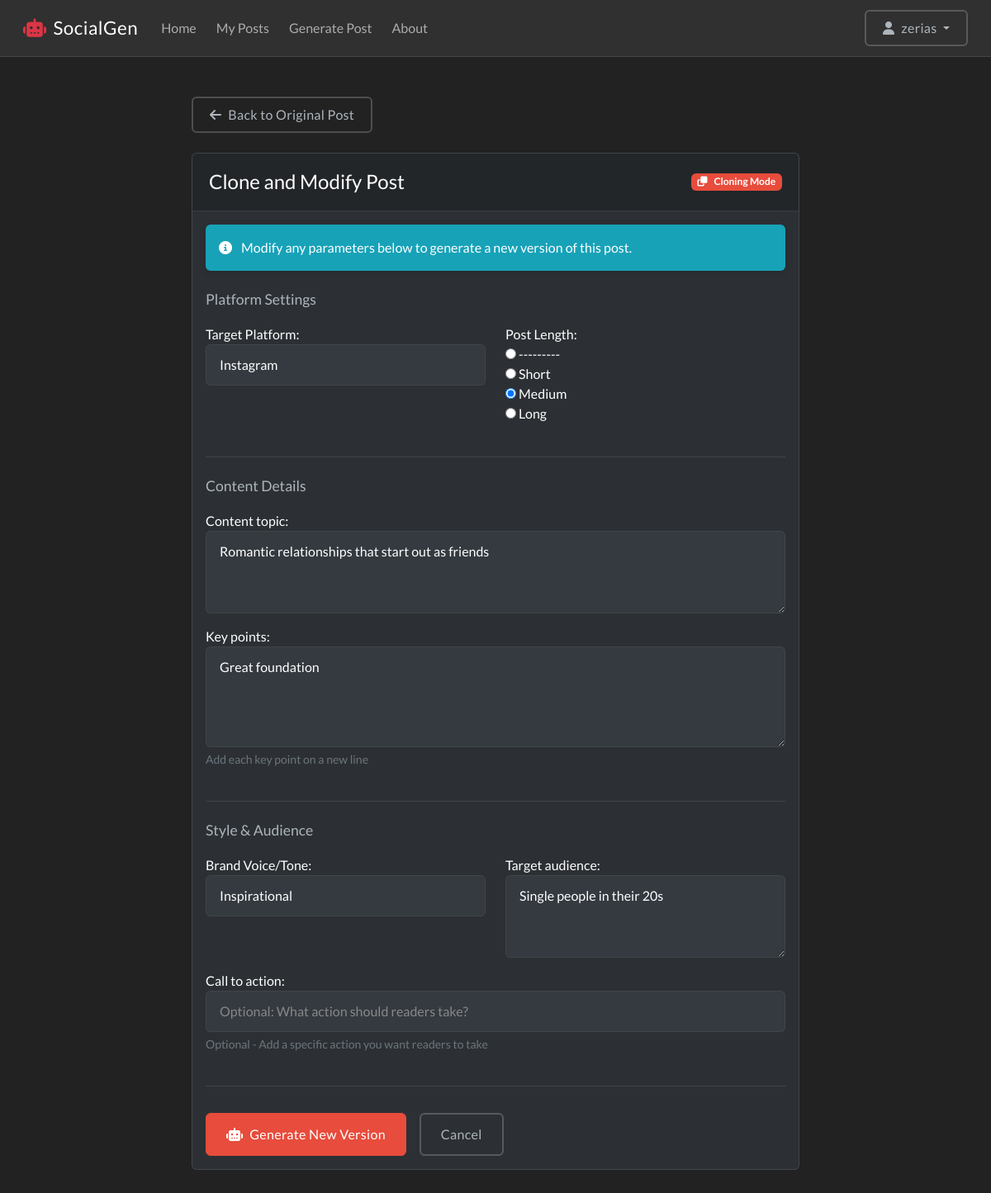
Screenshot of /generator/34/clone/ (signed in) with the database file from the repository.
### generator/models.py (models this page shows, shortened)
class GeneratedPost(models.Model):
    user = models.ForeignKey(User, on_delete=models.CASCADE)
    created_on = models.DateTimeField(auto_now_add=True)
    content = models.TextField()
    PLATFORM_CHOICES = [
        ('LI', 'LinkedIn'),
        ('TW', 'Twitter'),
        ('IG', 'Instagram'),
        ('FB', 'Facebook'),
    ]
    platform = models.CharField(max_length=2, choices=PLATFORM_CHOICES)
    VOICE_CHOICES = [
        ('PRO', 'Professional'),
        ('CAS', 'Casual'),
        ('HUM', 'Humorous'),
        ('EDU', 'Educational'),
        ('INS', 'Inspirational'),
    ]
    brand_voice = models.CharField(max_length=3, choices=VOICE_CHOICES)
    target_audience = models.TextField()
    content_topic = models.TextField()
    call_to_action = models.CharField(max_length=25, blank =True)
    key_points = models.TextField()
    LENGTH_CHOICES = [
        ('S', 'Short'),
        ('M', 'Medium'),
        ('L', 'Long'),
    ]
    post_length = models.CharField(max_length=1, choices=LENGTH_CHOICES)
    ai_response = models.JSONField(null=True, blank=True)
    class Meta:
        ordering = ['created_on']

### generator/views.py (the view, shortened to what this page needs)
# urls.py: path('<int:pk>/clone/', views.PostCloneView.as_view(), name='post-clone'),
class PostCloneView(LoginRequiredMixin, CreateView):
    model = GeneratedPost
    form_class = GeneratePostForm
    template_name = 'generator/post_clone.html'
    success_url = reverse_lazy('generator:post-list')
    def get_initial(self):
        original_post = GeneratedPost.objects.get(pk=self.kwargs['pk'])
        return {
            'platform': original_post.platform,
            'content_topic': original_post.content_topic,
            'brand_voice': original_post.brand_voice,
            'target_audience': original_post.target_audience,
            'call_to_action': original_post.call_to_action,
            'key_points': original_post.key_points,
            'post_length': original_post.post_length,
        }

### templates/generator/post_clone.html (shortened to what this page needs)
{% extends 'base.html' %}
{% load static %}
{% block css %}
<link rel="stylesheet" href="{% static 'css/create.css' %}">
{% endblock %}
{% block content %}
<div class="create-container">
    <div class="container py-4">
        <div class="row justify-content-center">
            <div class="col-lg-8">
                <div class="mb-4">
                    <a href="{% url 'generator:post-detail' pk=view.kwargs.pk %}" class="btn btn-outline-light">
                        <i class="fas fa-arrow-left me-2"></i>Back to Original Post
                    </a>
                </div>
                <div class="card">
                    <div class="card-header d-flex justify-content-between align-items-center">
                        <h2 class="mb-0">Clone and Modify Post</h2>
                        <span class="badge bg-danger">
                            <i class="fas fa-clone me-2"></i>Cloning Mode
                        </span>
                    </div>
                    <div class="card-body">
                        <div class="alert alert-info mb-4">
                            <i class="fas fa-info-circle me-2"></i>
                            Modify any parameters below to generate a new version of this post.
                        </div>
                        <form method="post" novalidate>
                            <div class="form-section mb-4">
                                <h4 class="section-title">Platform Settings</h4>
                                <div class="row">
                                    <div class="col-md-6 mb-3">
                                        {{ form.platform.label_tag }}
                                        {{ form.platform }}
                                    </div>
                                    <div class="col-md-6 mb-3">
                                        {{ form.post_length.label_tag }}
                                        {{ form.post_length }}
                                    </div>
                                </div>
                            </div>
                            <div class="form-section mb-4">
                                <h4 class="section-title">Content Details</h4>
                                <div class="mb-3">
                                    {{ form.content_topic.label_tag }}
                                    {{ form.content_topic }}
                                </div>
                                <div class="mb-3">
                                    {{ form.key_points.label_tag }}
                                    {{ form.key_points }}
                                    <div class="form-text">Add each key point on a new line</div>
                                </div>
                            </div>
                            <div class="form-section mb-4">
                                <h4 class="section-title">Style & Audience</h4>
                                <div class="row">
                                    <div class="col-md-6 mb-3">
                                        {{ form.brand_voice.label_tag }}
                                        {{ form.brand_voice }}
                                    </div>
                                    <div class="col-md-6 mb-3">
                                        {{ form.target_audience.label_tag }}
                                        {{ form.target_audience }}
                                    </div>
                                </div>
                                <div class="mb-3">
                                    {{ form.call_to_action.label_tag }}
                                    {{ form.call_to_action }}
                                    <div class="form-text">Optional - Add a specific action you want readers to take</div>
                                </div>
                            </div>
                            <div class="form-actions">
                                <button type="submit" class="btn btn-danger">
                                    <i class="fas fa-robot me-2"></i>Generate New Version
                                </button>
                                <a href="{% url 'generator:post-detail' pk=view.kwargs.pk %}" class="btn btn-outline-light">Cancel</a>
                            </div>
                        </form>
                    </div>
                </div>
            </div>
        </div>
    </div>
</div>
{% endblock %}

### templates/navbar.html (shortened to what this page needs)
<nav class="navbar navbar-expand-lg bg-dark navbar-dark">
    <div class="container-fluid">
        <a class="navbar-brand" href="{% url 'home' %}">
            <i class="fas fa-robot me-2"></i>SocialGen
        </a>
        <div class="collapse navbar-collapse" id="navbarContent">
            <ul class="navbar-nav me-auto mb-2 mb-lg-0">
                <li class="nav-item">
                    <a class="nav-link {% if request.path == '/' %}active{% endif %}"
                       href="{% url 'home' %}">Home</a>
                </li>
                {% if user.is_authenticated %}
                <li class="nav-item">
                    <a class="nav-link {% if 'post-list' in request.path %}active{% endif %}"
                       href="{% url 'generator:post-list' %}">My Posts</a>
                </li>
                <li class="nav-item">
                    <a class="nav-link {% if 'post-create' in request.path %}active{% endif %}"
                       href="{% url 'generator:post-create' %}">Generate Post</a>
                </li>
                {% endif %}
                <li class="nav-item">
                    <a class="nav-link {% if 'about' in request.path %}active{% endif %}"
                       href="{% url 'about' %}">About</a>
                </li>
            </ul>
            <div class="d-flex align-items-center">
                {% if user.is_authenticated %}
                    <div class="dropdown">
                        <button class="btn btn-outline-light dropdown-toggle" type="button" data-bs-toggle="dropdown" aria-expanded="false">
                            <i class="fas fa-user me-2"></i>{{ user.username }}
                        </button>
                    </div>
                {% endif %}
            </div>
        </div>
    </div>
</nav>

### static/css/base.css (style rules this page uses)
html, body { min-height: 100vh; padding: 0; margin: 0; scroll-behavior: smooth; }
body { display: flex; flex-direction: column; background-color: #222; }
.navbar { border-bottom: 1px solid rgba(255, 255, 255, 0.1); padding: 0.75rem 1rem; }
.navbar-brand { font-size: 1.4rem; font-weight: 500; letter-spacing: 0.5px; }
.navbar-brand i { color: #dc3545; }
.navbar-nav .nav-link { padding: 0.5rem 1rem; margin: 0 0.25rem; border-radius: 4px; transition: background-color 0.2s ease; }
.btn-outline-light { border-width: 2px; padding: 0.375rem 1rem; transition: all 0.2s ease; }
.alert { margin-bottom: 1rem; padding: 1rem; border: none; border-radius: 6px; box-shadow: 0 2px 8px rgba(0, 0, 0, 0.15); animation: slideIn 0.3s ease-out; }
.alert-info { background-color: #17a2b8; color: #fff; }
.btn { font-weight: 500; letter-spacing: 0.3px; padding: 0.5rem 1.25rem; }
.card { background-color: #2c3034; border: 1px solid rgba(255, 255, 255, 0.125); }

### static/css/create.css (style rules this page uses)
.create-container { min-height: calc(100vh - 56px); background-color: #222; }
.card { background-color: #2c3034; border: 1px solid rgba(255, 255, 255, 0.1); }
.card-header { background-color: rgba(0, 0, 0, 0.2); border-bottom: 1px solid rgba(255, 255, 255, 0.1); padding: 1.25rem; }
.card-header h2 { color: #fff; font-size: 1.5rem; font-weight: 500; }
.form-section { border-bottom: 1px solid rgba(255, 255, 255, 0.1); padding-bottom: 1.5rem; }
.section-title { color: #adb5bd; font-size: 1.1rem; margin-bottom: 1.25rem; font-weight: 500; }
.form-control { background-color: #343a40; border: 1px solid rgba(255, 255, 255, 0.1); color: #fff; padding: 0.75rem 1rem; }
.form-text { color: #6c757d; font-size: 0.875rem; margin-top: 0.25rem; }
select.form-control { cursor: pointer; }
textarea.form-control { min-height: 100px; }
.form-actions { display: flex; gap: 1rem; margin-top: 2rem; }
.form-actions .btn { padding: 0.75rem 1.5rem; }
.btn-outline-light { border-color: rgba(255, 255, 255, 0.2); }

### rows the page displays
GeneratedPost: platform "Instagram", post_length "☐ --------- ☐ Short ☑ Medium ☐ Long", content_topic "Romantic relationships that start out as friends", key_points "Great foundation", brand_voice "Inspirational", target_audience "Single people in their 20s"

### other values shown
{{ user.username }} "zerias"
